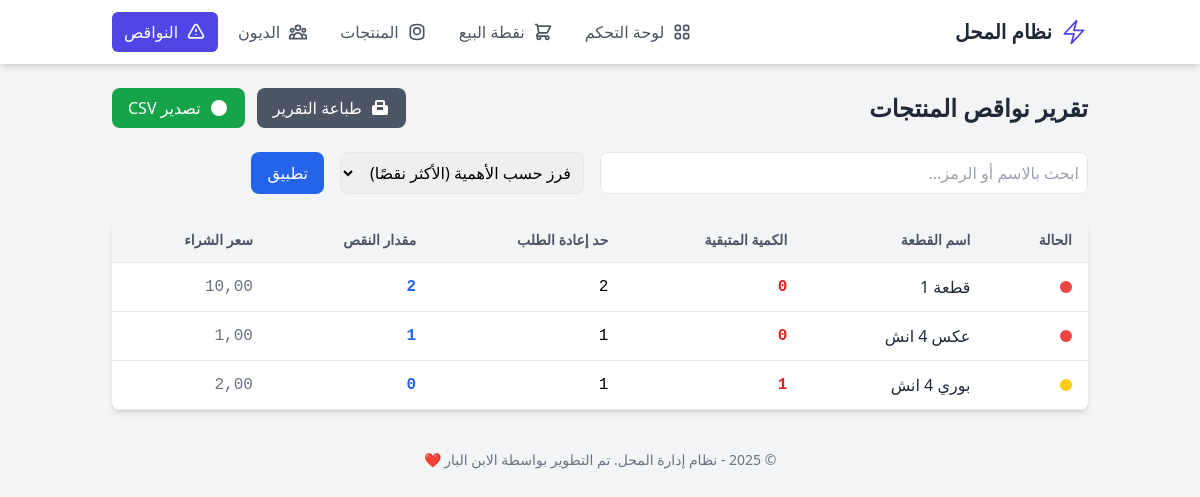
The app's page /reports/low-stock/ with its own data.
### store/models.py (models this page shows, shortened)
class Product(models.Model):
    name = models.CharField(_("اسم القطعة"), max_length=200, db_index=True)
    category = models.ForeignKey(Category, on_delete=models.SET_NULL, null=True, blank=True, verbose_name=_("التصنيف"), related_name='products')
    sku = models.CharField(_("رمز القطعة/SKU"), max_length=100, unique=True, blank=True, null=True, db_index=True)
    purchase_price = models.DecimalField(_("سعر الشراء"), max_digits=10, decimal_places=2, default=0.0)
    sale_price = models.DecimalField(_("سعر البيع"), max_digits=10, decimal_places=2)
    stock_quantity = models.PositiveIntegerField(_("الكمية في المخزن"), default=0)
    reorder_level = models.PositiveIntegerField(_("حد إعادة الطلب"), default=5)
    class Meta:
        verbose_name = _("منتج")
        verbose_name_plural = _("المنتجات")
        ordering = ['name']

### store/views.py (the view)
# urls.py: path('reports/low-stock/', views.low_stock_report, name='low-stock-report'),
def low_stock_report(request):
    search_query = request.GET.get('q', "")
    sort_by = request.GET.get('sort_by', 'deficit')
    low_stock_products = Product.objects.filter(
        stock_quantity__lte=F('reorder_level')
    ).annotate(
        deficit=F('reorder_level') - F('stock_quantity')
    )
    if search_query:
        low_stock_products = low_stock_products.filter(
            Q(name__icontains=search_query) | Q(sku__icontains=search_query)
        )
    order_field = '-deficit'
    if sort_by == 'name':
        order_field = 'name'
    elif sort_by == 'stock':
        order_field = 'stock_quantity'
    low_stock_products = low_stock_products.order_by(order_field)
    context = {
        'products': low_stock_products,
        'search_query': search_query,
        'sort_by': sort_by,
    }
    return render(request, 'store/low_stock_report.html', context)

### store/templates/store/low_stock_report.html (shortened to what this page needs)
{% extends 'store/base.html' %}
{% block content %}
<div class="flex flex-col sm:flex-row justify-between items-center mb-6 gap-4">
    <h1 class="text-2xl font-bold text-gray-800">تقرير نواقص المنتجات</h1>
    <div class="flex items-center gap-3">
        <button onclick="window.print()" class="flex items-center gap-2 bg-gray-600 text-white px-4 py-2 rounded-lg hover:bg-gray-700 transition-colors">
            <svg class="h-5 w-5" viewBox="0 0 20 20" fill="currentColor"><path fill-rule="evenodd" d="M5 4v3H4a2 2 0 00-2 2v6a2 2 0 002 2h12a2 2 0 002-2V9a2 2 0 00-2-2h-1V4a2 2 0 00-2-2H7a2 2 0 00-2 2zm8 0H7v3h6V4zm0 8H7V9h6v3z" clip-rule="evenodd" /></svg>
            <span>طباعة التقرير</span>
        </button>
        <a href="{% url 'export-low-stock-csv' %}" class="flex items-center gap-2 bg-green-600 text-white px-4 py-2 rounded-lg hover:bg-green-700 transition-colors">
            <svg class="h-5 w-5" viewBox="0 0 20 20" fill="currentColor"><path d="M10 18a8 8 0 100-16 8 8 0 000 16zm1-11a1 1 0 10-2 0v4a1 1 0 102 0V7z" /></svg>
            <span>تصدير CSV</span>
        </a>
    </div>
</div>
<div class="mb-6">
    <form method="GET" class="flex flex-col sm:flex-row gap-4">
        <input type="search" name="q" class="w-full sm:w-1/2 p-2 border rounded-lg" placeholder="ابحث بالاسم أو الرمز..." value="{{ search_query }}">
        <select name="sort_by" class="w-full sm:w-1/4 p-2 border rounded-lg">
            <option value="deficit" {% if sort_by == 'deficit' %}selected{% endif %}>فرز حسب الأهمية (الأكثر نقصًا)</option>
        </select>
        <button type="submit" class="w-full sm:w-auto bg-blue-600 text-white px-4 py-2 rounded-lg hover:bg-blue-700">تطبيق</button>
    </form>
</div>
<div class="bg-white shadow-md rounded-lg overflow-hidden">
    <table class="min-w-full">
        <thead class="bg-gray-100 border-b">
            <tr>
                <th class="py-3 px-4 text-right text-sm font-semibold text-gray-600">الحالة</th>
                <th class="py-3 px-4 text-right text-sm font-semibold text-gray-600">اسم القطعة</th>
                <th class="py-3 px-4 text-right text-sm font-semibold text-gray-600">الكمية المتبقية</th>
                <th class="py-3 px-4 text-right text-sm font-semibold text-gray-600">حد إعادة الطلب</th>
                <th class="py-3 px-4 text-right text-sm font-semibold text-gray-600">مقدار النقص</th>
                <th class="py-3 px-4 text-right text-sm font-semibold text-gray-600">سعر الشراء</th>
            </tr>
        </thead>
        <tbody>
            {% for product in products %}
            <tr class="border-b hover:bg-gray-50">
                <td class="py-3 px-4">
                    {% if product.stock_quantity == 0 %}
                        <span class="h-3 w-3 block bg-red-500 rounded-full" title="نفذت الكمية"></span>
                    {% elif product.stock_quantity <= product.reorder_level %}
                        <span class="h-3 w-3 block bg-yellow-400 rounded-full" title="كمية منخفضة"></span>
                    {% endif %}
                </td>
                <td class="py-3 px-4 font-medium text-gray-800">{{ product.name }}</td>
                <td class="py-3 px-4 font-mono font-semibold text-red-600">{{ product.stock_quantity }}</td>
                <td class="py-3 px-4 font-mono">{{ product.reorder_level }}</td>
                <td class="py-3 px-4 font-mono font-bold text-blue-600">{{ product.deficit }}</td>
                <td class="py-3 px-4 font-mono text-gray-500">{{ product.purchase_price|floatformat:2 }}</td>
            </tr>
            {% empty %}
            <tr>
                <td colspan="6" class="text-center py-8 text-green-600 font-semibold">
                    🎉 كل شيء متوفر! لا توجد نواقص حالياً.
                </td>
            </tr>
            {% endfor %}
        </tbody>
    </table>
</div>
{% endblock %}

### records on screen
Product: name "قطعة 1", stock_quantity "0", reorder_level "2", deficit "2", purchase_price "10,00"
Product: name "عكس 4 انش", stock_quantity "0", reorder_level "1", deficit "1", purchase_price "1,00"
Product: name "بوري 4 انش", stock_quantity "1", reorder_level "1", deficit "0", purchase_price "2,00"
